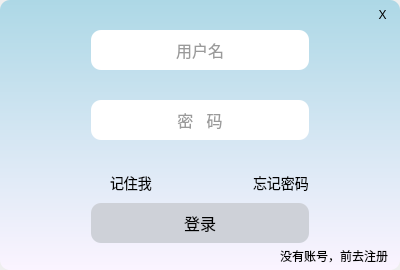
<?xml version="1.0" encoding="UTF-8"?>
<ui version="4.0">
 <class>LoginDialog</class>
 <widget class="QDialog" name="LoginDialog">
  <property name="geometry">
   <rect>
    <x>0</x>
    <y>0</y>
    <width>400</width>
    <height>270</height>
   </rect>
  </property>
  <property name="windowTitle">
   <string>Dialog</string>
  </property>
  <property name="styleSheet">
   <string notr="true"/>
  </property>
  <widget class="QFrame" name="frame">
   <property name="geometry">
    <rect>
     <x>0</x>
     <y>0</y>
     <width>400</width>
     <height>270</height>
    </rect>
   </property>
   <property name="styleSheet">
    <string notr="true">#frame{
	background: qlineargradient(x1:0, y1:0, x2:0, y2:1, stop:0 lightblue, stop:1 #fbf4ff);
	font-size:15px;
	font-style:MingLiU-ExtB;
	border-radius:10px;
}

</string>
   </property>
   <property name="frameShape">
    <enum>QFrame::StyledPanel</enum>
   </property>
   <property name="frameShadow">
    <enum>QFrame::Raised</enum>
   </property>
   <widget class="QLabel" name="signUpLabel">
    <property name="geometry">
     <rect>
      <x>280</x>
      <y>248</y>
      <width>108</width>
      <height>15</height>
     </rect>
    </property>
    <property name="text">
     <string>没有账号，前去注册</string>
    </property>
   </widget>
   <widget class="QPushButton" name="closeBtn">
    <property name="geometry">
     <rect>
      <x>365</x>
      <y>0</y>
      <width>35</width>
      <height>30</height>
     </rect>
    </property>
    <property name="styleSheet">
     <string notr="true">QPushButton {
    border: none;
    background: transparent;
	border-top-right-radius: 10px; /* 设置右上角的圆角半径 */
    border-top-left-radius: 0px; /* 设置左上角直角 */
    border-bottom-right-radius: 0px; /* 设置右下角直角 */
    border-bottom-left-radius: 0px; /* 设置左下角直角 */
}
QPushButton:hover {
    background-color: red;
}
</string>
    </property>
    <property name="text">
     <string>X</string>
    </property>
   </widget>
   <widget class="QWidget" name="inputWidget" native="true">
    <property name="geometry">
     <rect>
      <x>91</x>
      <y>30</y>
      <width>218</width>
      <height>213</height>
     </rect>
    </property>
    <property name="styleSheet">
     <string notr="true">QLineEdit{
	color: rgb(54, 54, 54);
	font-size:16px;
	border-style:outset;
	border-radius:10px;
	font-style:MingLiU-ExtB;
}

QPushButton{
	background:#ced1d8;
	border-style:outset;
	border-radius:10px;
	font-size:16px;
	font-style:MingLiU-ExtB;
}

QPushButton:hover {
    background-color: pink;
}

QPushButton:pressed{
	background-color:rgb(224,0,0);
	border-style:inset;
	font-style:MingLiU-ExtB;
}

QCheckBox{
	background:rgba(85,170,255,0);
	color:black;
	font-style:MingLiU-ExtB;
	font-size:14px;
}

QLabel{
	background:rgba(85,170,255,0);
	color:black;
	font-style:MingLiU-ExtB;
	font-size:14px;
}</string>
    </property>
    <layout class="QVBoxLayout" name="verticalLayout">
     <item>
      <widget class="QLineEdit" name="usrLineEdit">
       <property name="minimumSize">
        <size>
         <width>200</width>
         <height>40</height>
        </size>
       </property>
       <property name="text">
        <string/>
       </property>
       <property name="alignment">
        <set>Qt::AlignCenter</set>
       </property>
       <property name="placeholderText">
        <string>用户名</string>
       </property>
      </widget>
     </item>
     <item>
      <spacer name="verticalSpacer">
       <property name="orientation">
        <enum>Qt::Vertical</enum>
       </property>
       <property name="sizeHint" stdset="0">
        <size>
         <width>20</width>
         <height>10</height>
        </size>
       </property>
      </spacer>
     </item>
     <item>
      <widget class="QLineEdit" name="pwdLineEdit">
       <property name="minimumSize">
        <size>
         <width>200</width>
         <height>40</height>
        </size>
       </property>
       <property name="echoMode">
        <enum>QLineEdit::Password</enum>
       </property>
       <property name="alignment">
        <set>Qt::AlignCenter</set>
       </property>
       <property name="placeholderText">
        <string>密   码</string>
       </property>
      </widget>
     </item>
     <item>
      <spacer name="verticalSpacer_2">
       <property name="orientation">
        <enum>Qt::Vertical</enum>
       </property>
       <property name="sizeHint" stdset="0">
        <size>
         <width>20</width>
         <height>10</height>
        </size>
       </property>
      </spacer>
     </item>
     <item>
      <layout class="QHBoxLayout" name="horizontalLayout">
       <item>
        <widget class="QCheckBox" name="rembrCheckBox">
         <property name="text">
          <string>记住我</string>
         </property>
        </widget>
       </item>
       <item>
        <spacer name="horizontalSpacer">
         <property name="orientation">
          <enum>Qt::Horizontal</enum>
         </property>
         <property name="sizeHint" stdset="0">
          <size>
           <width>40</width>
           <height>20</height>
          </size>
         </property>
        </spacer>
       </item>
       <item>
        <widget class="QLabel" name="forgetPwdLabel">
         <property name="text">
          <string>忘记密码</string>
         </property>
        </widget>
       </item>
      </layout>
     </item>
     <item>
      <widget class="QPushButton" name="signInBtn">
       <property name="minimumSize">
        <size>
         <width>200</width>
         <height>40</height>
        </size>
       </property>
       <property name="text">
        <string>登录</string>
       </property>
      </widget>
     </item>
    </layout>
   </widget>
  </widget>
 </widget>
 <resources/>
 <connections/>
</ui>
